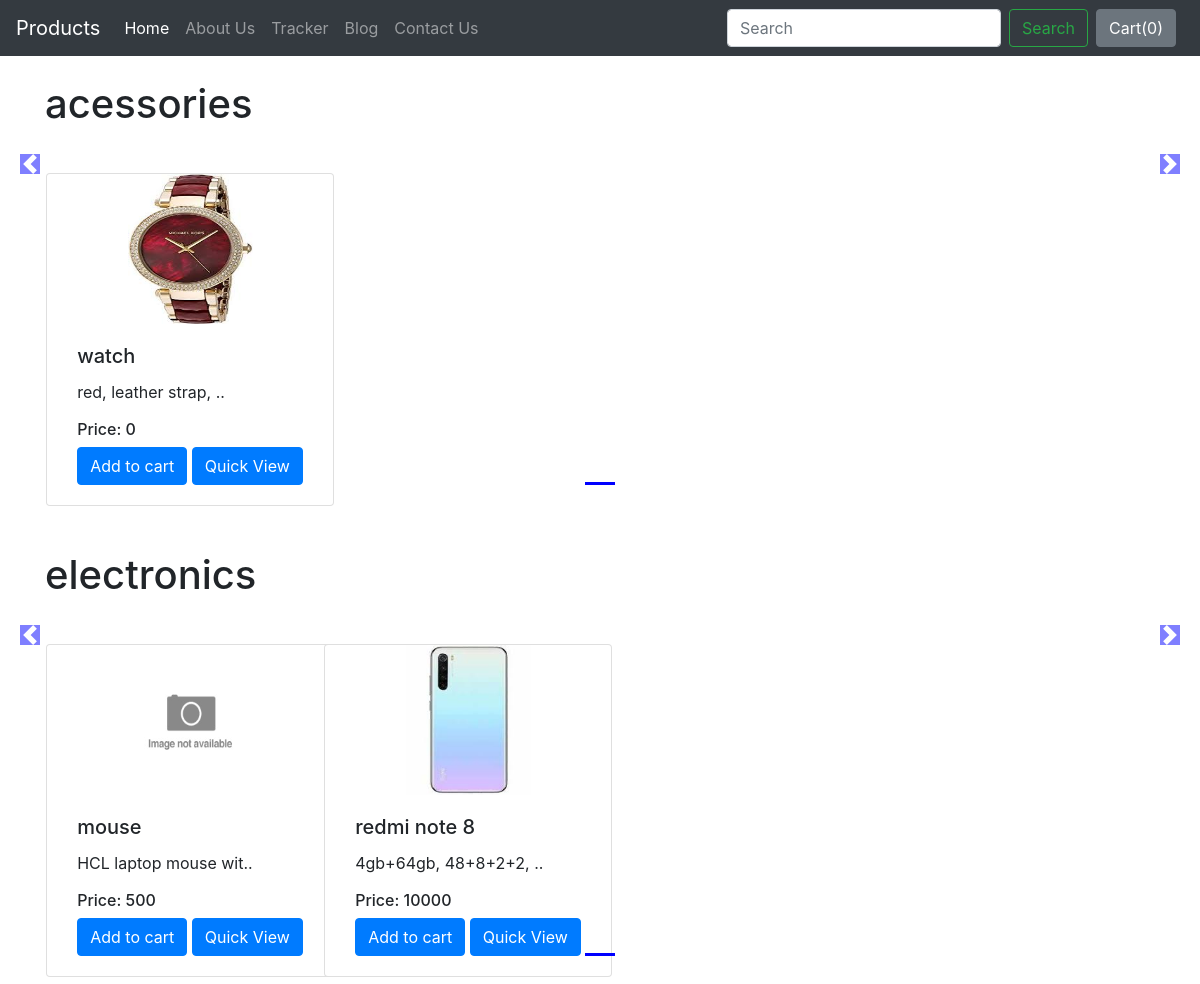
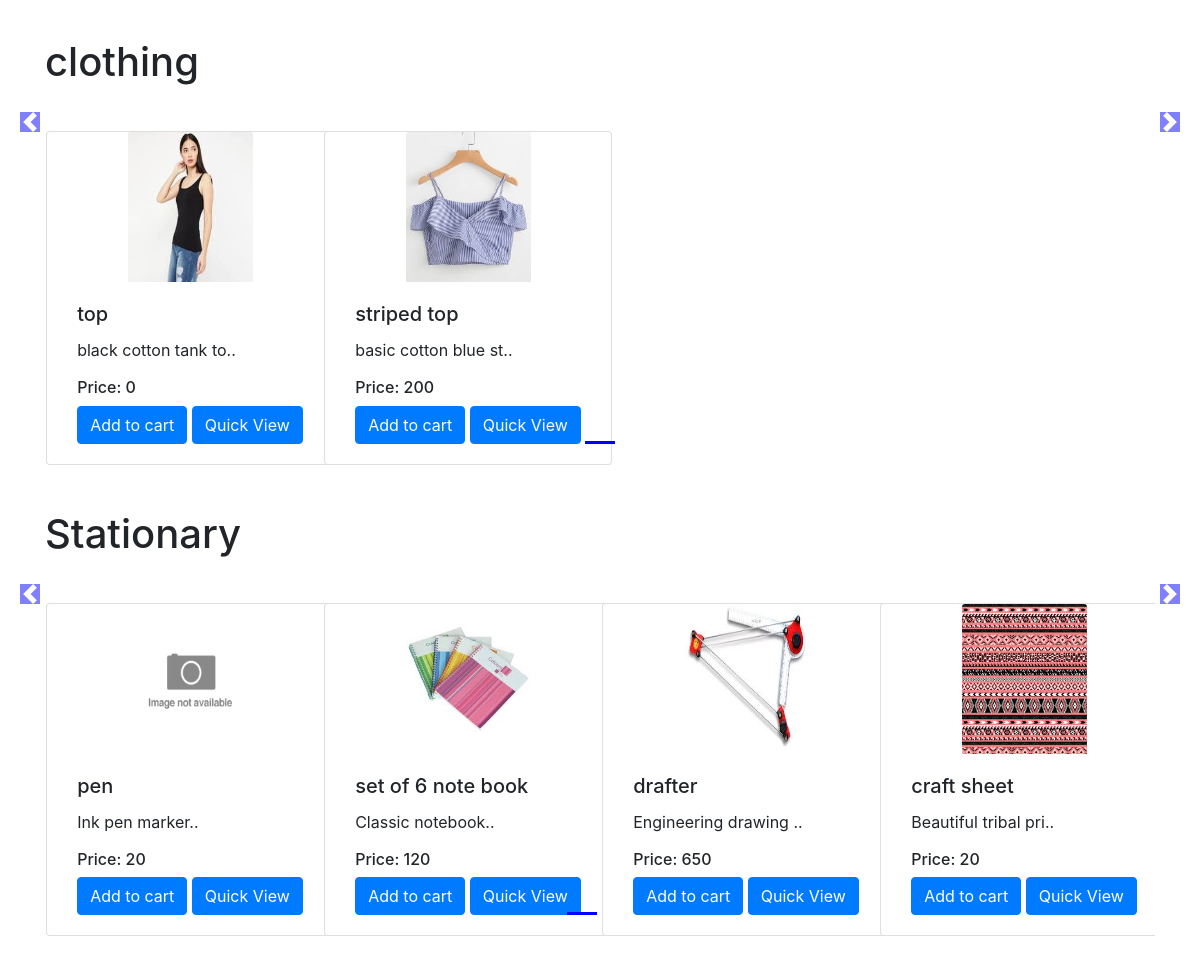
The app's page /shop/ with its own data (2 pictures, top to bottom).
### shop/models.py (models this page shows, shortened)
class Product(models.Model):
    product_id = models.AutoField
    product_name = models.CharField(max_length=50)
    category = models.CharField(max_length=50, default='')
    subcategory = models.CharField(max_length=50, null=True)
    price = models.IntegerField()
    desc = models.CharField(max_length=300)
    pub_date = models.DateField()
    image = models.ImageField(upload_to="shop/images", default='shop/images/default.png')

### shop/views.py (the view)
# urls.py: path('', views.index),
def index(request):
    allProds = []
    catprods = Product.objects.values('category', 'id')
    cats = {item['category'] for item in catprods}
    for cat in cats:
        prod = Product.objects.filter(category=cat)
        n = len(prod)
        nSlides = n // 4 + ceil((n / 4) - (n // 4))
        allProds.append([prod, range(1, nSlides), nSlides])
    params = {'allProds':allProds}
    return render(request, 'shop/index.html', params)

### shop/templates/shop/index.html (shortened to what this page needs)
{% extends 'shop/basic.html' %}
{% block body %}
{% load static %}
<div class="container">
    {% for product, range, nSlides in allProds %}
    <h1 class="my-4">{{product.0.category}}</h1>
    <div class="row">
        <div class="col carousel slide my-3" data-ride="carousel" id="demo{{forloop.counter}}">
            <ul class="carousel-indicators">
                <li class="active" data-slide-to="0" data-target="#demo{{forloop.counter}}"></li>
                {% for i in range %}
                <li data-slide-to="{{i}}" data-target="#demo{{forloop.parent.counter}}"></li>
                {% endfor %}
            </ul>
            <div class="container carousel-inner no-padding">
                <div class="carousel-item active">
                    {% for i in product %}
                    <div class="col-xs-3 col-sm-3 col-md-3">
                        <div class="card align-items-center" style="width: 18rem;">
                            <img alt="..." class="card-img-top" src="/media/{{i.image}}">
                            <div class="card-body">
                                <h5 class="card-title" id="namepr{{i.id}}">{{i.product_name}}</h5>
                                <p class="card-text">{{i.desc|slice:"0:20"}}..</p>
                                <h6>Price: <span class="card-title" id="pricepr{{i.id}}">{{i.price}}</span></h6>
                                <span id="divpr{{i.id}}" class="divpr">
                                    <button class="btn btn-primary cart" id="pr{{i.id}}">Add to cart</button>
                                </span>
                                <a href="/shop/product/{{i.id}}">
                                    <button class="btn btn-primary cart" id="qv{{i.id}}">Quick View</button>
                                </a>
                            </div>
                        </div>
                    </div>
                    {% if forloop.counter|divisibleby:4 and forloop.counter > 0 and not forloop.last %}
                </div>
                <div class="carousel-item">
                    {% endif %}
                    {% endfor %}
                </div>
            </div>
        </div>
        <a class="carousel-control-prev" data-slide="prev" href="#demo{{forloop.counter}}">
            <span class="carousel-control-prev-icon"></span>
        </a>
        <a class="carousel-control-next" data-slide="next" href="#demo{{forloop.counter}}">
            <span class="carousel-control-next-icon"></span>
        </a>
    </div>
    {% endfor %}
</div>
{% endblock %}

### shop/templates/shop/basic.html (shortened to what this page needs)
<!DOCTYPE html>
<html lang="en">
<head>
    <link rel="stylesheet" href="https://stackpath.bootstrapcdn.com/bootstrap/4.5.0/css/bootstrap.min.css">
</head>
<body>
<nav class="navbar navbar-expand-lg navbar-dark bg-dark">
    <a class="navbar-brand" href="#">Products</a>
    <div class="collapse navbar-collapse" id="navbarSupportedContent">
        <ul class="navbar-nav mr-auto">
            <li class="nav-item active">
                <a class="nav-link" href="{% url 'home' %}">Home <span class="sr-only">(current)</span></a>
            </li>
            <li class="nav-item">
                <a class="nav-link" href="/shop/about">About Us</a>
            </li>
            <li class="nav-item">
                <a class="nav-link" href="{% url 'track' %}">Tracker</a>
            </li>
            <li class="nav-item">
                <a class="nav-link" href="/blog">Blog</a>
            </li>
            <li class="nav-item">
                <a class="nav-link" href="{% url 'contact' %}">Contact Us</a>
            </li>
        </ul>
        <form class="form-inline my-2 my-lg-0" method="get" action="/shop/search/">
            <input aria-label="Search" class="form-control mr-sm-2" placeholder="Search" type="search" name="search" id="search">
            <button class="btn btn-outline-success my-2 my-sm-0" type="submit">Search</button>
        </form>
        <button class="btn btn-secondary mx-2" id="popcart" data-html="true" data-container="body" data-placement="bottom"
                data-toggle="popover" type="button" data-content="Vivamus sagittis lacus vel augue laoreet rutrum faucibus.">
            Cart(<span id="cart">0</span>)
        </button>
    </div>
</nav>
{% block body %}
{% endblock %}
</body>
</html>

### records on screen
Product: category "acessories", image (picture), product_name "watch", desc "red, leather strap,", price "0"
Product: category "electronics", image (placeholder picture), product_name "mouse", desc "HCL laptop mouse wit", price "500"
Product: image (picture), product_name "redmi note 8", desc "4gb+64gb, 48+8+2+2,", price "10000"
Product: category "clothing", image (picture), product_name "top", desc "black cotton tank to", price "0"
Product: image (picture), product_name "striped top", desc "basic cotton blue st", price "200"
Product: category "Stationary", image (placeholder picture), product_name "pen", desc "Ink pen marker", price "20"
Product: image (picture), product_name "set of 6 note book", desc "Classic notebook", price "120"
Product: image (picture), product_name "drafter", desc "Engineering drawing", price "650"
Product: image (picture), product_name "craft sheet", desc "Beautiful tribal pri", price "20"
